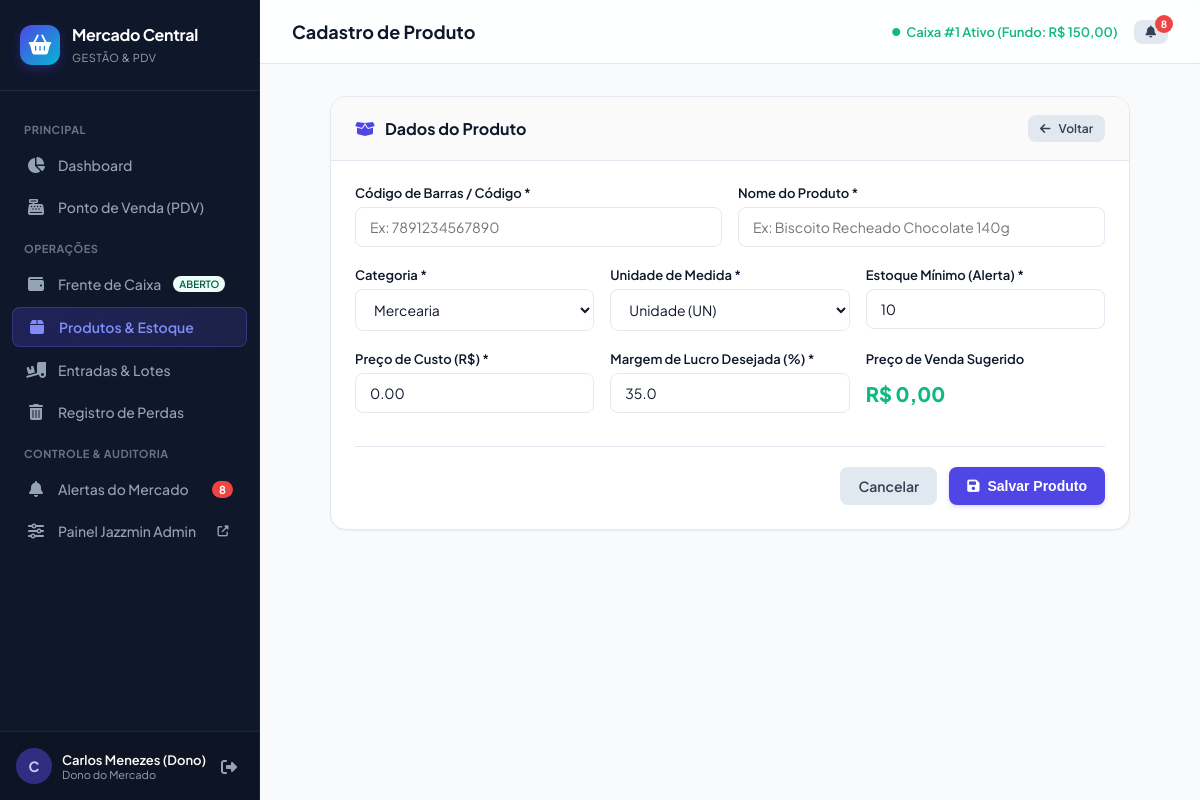
Page /produtos/novo/ (signed in) on the committed database.
### mercado/models.py (models this page shows, shortened)
class Usuario(AbstractUser):
    PAPEIS = (
        ('DONO', 'Dono do Mercado'),
        ('GERENTE', 'Gerente'),
        ('OPERADOR', 'Operador de Caixa'),
        ('ESTOQUISTA', 'Estoquista'),
    )
    papel = models.CharField(max_length=20, choices=PAPEIS, default='OPERADOR', verbose_name='Papel')
    class Meta:
        verbose_name = 'Usuário'
        verbose_name_plural = 'Usuários'
    def tem_permissao(self, acao: str) -> bool:
        if self.is_superuser or self.papel == 'DONO':
            return True

class Caixa(models.Model):
    operador = models.ForeignKey(Usuario, on_delete=models.PROTECT, related_name='caixas', verbose_name='Operador')
    aberto = models.BooleanField(default=True, verbose_name='Caixa Aberto?')
    data_abertura = models.DateTimeField(default=timezone.now, blank=True, verbose_name='Data de Abertura')
    data_fechamento = models.DateTimeField(null=True, blank=True, verbose_name='Data de Fechamento')
    fundo_troco_inicial = models.DecimalField(max_digits=10, decimal_places=2, default=0, verbose_name='Fundo de Troco Inicial (R$)')
    valor_fisico_conferido = models.DecimalField(max_digits=10, decimal_places=2, null=True, blank=True, verbose_name='Valor Físico Conferido (R$)')
    valor_sistema = models.DecimalField(max_digits=10, decimal_places=2, default=0, verbose_name='Valor Esperado no Sistema (R$)')
    observacao = models.TextField(blank=True, null=True, verbose_name='Observação do Fechamento')
    class Meta:
        verbose_name = 'Caixa'
        verbose_name_plural = 'Caixas'
        ordering = ['-data_abertura']

### mercado/views.py (the view, shortened to what this page needs)
# urls.py: path('produtos/novo/', views.produto_criar_view, name='produto_criar'),
@login_required
def produto_criar_view(request):
    if not ControladorAutenticacao.verificar_permissao(request.user, 'cadastrar_produto'):
        messages.error(request, "Acesso negado: seu papel não permite cadastrar produtos.")
        return redirect('produto_lista')
    context = {
        'categorias': Produto.CATEGORIAS,
        'unidades': Produto.UNIDADES,
    }
    return render(request, 'mercado/produtos/form.html', context)

### mercado/context_processors.py (called while the page is built)
def alertas_context(request):
    if request.user.is_authenticated:
        alertas_pendentes = Alerta.objects.filter(visto=False).order_by('-data_criacao')[:10]
        total_alertas = Alerta.objects.filter(visto=False).count()
        caixa_aberto = Caixa.objects.filter(aberto=True, operador=request.user).first()
        if not caixa_aberto and request.user.papel in ['DONO', 'GERENTE']:
            caixa_aberto = Caixa.objects.filter(aberto=True).first()
        return {
            'alertas_pendentes': alertas_pendentes,
            'total_alertas': total_alertas,
            'caixa_aberto_usuario': caixa_aberto,
        }
    return {
        'alertas_pendentes': [],
        'total_alertas': 0,
        'caixa_aberto_usuario': None,
    }

### mercado/services.py (called while the page is built)
    @staticmethod
    def verificar_permissao(usuario: Usuario, acao: str) -> bool:
        if not usuario or not usuario.is_authenticated:
            return False
        return usuario.tem_permissao(acao)

### templates/mercado/produtos/form.html (shortened to what this page needs)
{% extends 'base.html' %}
{% block page_title %}Cadastro de Produto{% endblock %}
{% block content %}
<div style="max-width: 800px; margin: 0 auto;">
  <div class="card">
    <div class="card-header">
      <h3><i class="fas fa-box-open" style="color: var(--primary);"></i> Dados do Produto</h3>
      <a href="{% url 'produto_lista' %}" class="btn btn-sm btn-secondary">
        <i class="fas fa-arrow-left"></i> Voltar
      </a>
    </div>
    <div class="card-body">
      <form method="post">
        <div class="form-row">
          <div class="form-group" style="flex: 1;">
            <label class="form-label" for="codigo">Código de Barras / Código *</label>
            <input type="text" id="codigo" name="codigo" class="form-control" placeholder="Ex: 7891234567890" required autofocus>
          </div>
          <div class="form-group" style="flex: 2;">
            <label class="form-label" for="nome">Nome do Produto *</label>
            <input type="text" id="nome" name="nome" class="form-control" placeholder="Ex: Biscoito Recheado Chocolate 140g" required>
          </div>
        </div>
        <div class="form-row">
          <div class="form-group">
            <label class="form-label" for="categoria">Categoria *</label>
            <select id="categoria" name="categoria" class="form-select" required>
              {% for cod, rotulo in categorias %}
                <option value="{{ cod }}">{{ rotulo }}</option>
              {% endfor %}
            </select>
          </div>
          <div class="form-group">
            <label class="form-label" for="unidade">Unidade de Medida *</label>
            <select id="unidade" name="unidade" class="form-select" required>
              {% for cod, rotulo in unidades %}
                <option value="{{ cod }}">{{ rotulo }}</option>
              {% endfor %}
            </select>
          </div>
          <div class="form-group">
            <label class="form-label" for="estoque_minimo">Estoque Mínimo (Alerta) *</label>
            <input type="number" step="0.01" id="estoque_minimo" name="estoque_minimo" value="10" class="form-control" required>
          </div>
        </div>
        <div class="form-row">
          <div class="form-group">
            <label class="form-label" for="preco_custo">Preço de Custo (R$) *</label>
            <input type="number" step="0.01" id="preco_custo" name="preco_custo" value="0.00" class="form-control" required oninput="calcularPrecoSugerido()">
          </div>
          <div class="form-group">
            <label class="form-label" for="margem_lucro">Margem de Lucro Desejada (%) *</label>
            <input type="number" step="0.1" id="margem_lucro" name="margem_lucro" value="35.0" class="form-control" required oninput="calcularPrecoSugerido()">
          </div>
          <div class="form-group">
            <label class="form-label">Preço de Venda Sugerido</label>
            <div id="preco_sugerido_display" style="font-size: 20px; font-weight: 800; color: var(--success); padding: 8px 0;">
            </div>
          </div>
        </div>
        <div style="display: flex; justify-content: flex-end; gap: 12px; margin-top: 12px; border-top: 1px solid var(--border); padding-top: 20px;">
          <a href="{% url 'produto_lista' %}" class="btn btn-secondary">Cancelar</a>
          <button type="submit" class="btn btn-primary">
            <i class="fas fa-save"></i> Salvar Produto
          </button>
        </div>
      </form>
    </div>
  </div>
</div>
{% endblock %}

### templates/base.html (shortened to what this page needs)
{% load static %}
<!DOCTYPE html>
<html lang="pt-br">
<head>
  <link rel="stylesheet" href="https://cdnjs.cloudflare.com/ajax/libs/font-awesome/6.5.1/css/all.min.css">
  <link rel="stylesheet" href="{% static 'css/custom.css' %}">
</head>
<body>
  <aside class="app-sidebar">
    <div class="brand-header">
      <div class="brand-icon">
        <i class="fas fa-shopping-basket"></i>
      </div>
      <div class="brand-text">
        <h1>Mercado Central</h1>
        <span>Gestão &amp; PDV</span>
      </div>
    </div>
    <ul class="sidebar-menu">
      <li class="menu-section-title">Principal</li>
      <li>
        <a href="{% url 'dashboard' %}" class="{% if request.resolver_match.url_name == 'dashboard' %}active{% endif %}">
          <i class="fas fa-chart-pie"></i>
          <span>Dashboard</span>
        </a>
      </li>
      <li>
        <a href="{% url 'pdv' %}" class="{% if request.resolver_match.url_name == 'pdv' %}active{% endif %}">
          <i class="fas fa-cash-register"></i>
          <span>Ponto de Venda (PDV)</span>
        </a>
      </li>
      <li class="menu-section-title">Operações</li>
      <li>
        <a href="{% url 'caixa_status' %}" class="{% if 'caixa' in request.resolver_match.url_name %}active{% endif %}">
          <i class="fas fa-wallet"></i>
          <span>Frente de Caixa</span>
          {% if caixa_aberto_usuario %}
            <span class="badge badge-success" style="font-size: 10px; padding: 2px 6px;">ABERTO</span>
          {% else %}
            <span class="badge badge-neutral" style="font-size: 10px; padding: 2px 6px;">FECHADO</span>
          {% endif %}
        </a>
      </li>
      <li>
        <a href="{% url 'produto_lista' %}" class="{% if 'produto' in request.resolver_match.url_name %}active{% endif %}">
          <i class="fas fa-box"></i>
          <span>Produtos &amp; Estoque</span>
        </a>
      </li>
      <li>
        <a href="{% url 'entrada_lista' %}" class="{% if 'entrada' in request.resolver_match.url_name %}active{% endif %}">
          <i class="fas fa-truck-loading"></i>
          <span>Entradas &amp; Lotes</span>
        </a>
      </li>
      <li>
        <a href="{% url 'perda_lista' %}" class="{% if 'perda' in request.resolver_match.url_name %}active{% endif %}">
          <i class="fas fa-trash-alt"></i>
          <span>Registro de Perdas</span>
        </a>
      </li>
      <li class="menu-section-title">Controle &amp; Auditoria</li>
      <li>
        <a href="{% url 'alerta_lista' %}" class="{% if 'alerta' in request.resolver_match.url_name %}active{% endif %}">
          <i class="fas fa-bell"></i>
          <span>Alertas do Mercado</span>
          {% if total_alertas > 0 %}
            <span class="menu-badge">{{ total_alertas }}</span>
          {% endif %}
        </a>
      </li>
      {% if user.is_staff %}
      <li>
        <a href="/admin/" target="_blank">
          <i class="fas fa-sliders-h"></i>
          <span>Painel Jazzmin Admin</span>
          <i class="fas fa-external-link-alt" style="font-size: 11px; margin-left: auto;"></i>
        </a>
      </li>
      {% endif %}
    </ul>
    <div class="sidebar-footer">
      <div class="user-card">
        <div class="user-avatar">
          {{ user.first_name|default:user.username|slice:":1"|upper }}
        </div>
        <div class="user-info">
          <div class="name">{{ user.get_full_name|default:user.username }}</div>
          <div class="role">{{ user.get_papel_display }}</div>
        </div>
      </div>
      <a href="{% url 'logout' %}" class="btn-logout" title="Sair do Sistema">
        <i class="fas fa-sign-out-alt"></i>
      </a>
    </div>
  </aside>
  <main class="app-main">
    <header class="top-navbar">
      <div class="navbar-title">
        <h2>{% block page_title %}Dashboard{% endblock %}</h2>
      </div>
      <div class="navbar-actions">
        {% if caixa_aberto_usuario %}
          <div style="font-size: 13px; color: var(--success); font-weight: 600; display: flex; align-items: center; gap: 6px;">
            <i class="fas fa-circle" style="font-size: 8px;"></i>
            <span>Caixa #{{ caixa_aberto_usuario.id }} Ativo (Fundo: R$ {{ caixa_aberto_usuario.fundo_troco_inicial }})</span>
          </div>
        {% else %}
          <a href="{% url 'caixa_abrir' %}" class="btn btn-sm btn-primary">
            <i class="fas fa-key"></i> Abrir Caixa
          </a>
        {% endif %}
        <a href="{% url 'alerta_lista' %}" class="btn btn-sm btn-secondary" style="position: relative;" title="Alertas">
          <i class="fas fa-bell"></i>
          {% if total_alertas > 0 %}
            <span style="position: absolute; top: -5px; right: -5px; background: var(--danger); color: #fff; border-radius: 9999px; width: 18px; height: 18px; font-size: 10px; display: flex; align-items: center; justify-content: center; font-weight: bold;">
              {{ total_alertas }}
            </span>
          {% endif %}
        </a>
      </div>
    </header>
    <div class="page-content">
      {% block content %}{% endblock %}
    </div>
  </main>
</body>
</html>

### rows in the picture
Usuario: first_name "C", get_full_name "Carlos Menezes (Dono)", papel "Dono do Mercado"
Caixa: id "1", fundo_troco_inicial "150,00"

### other values in the picture
{{ total_alertas }} "8"
form field categoria "Mercearia"
form field unidade "Unidade (UN)"
